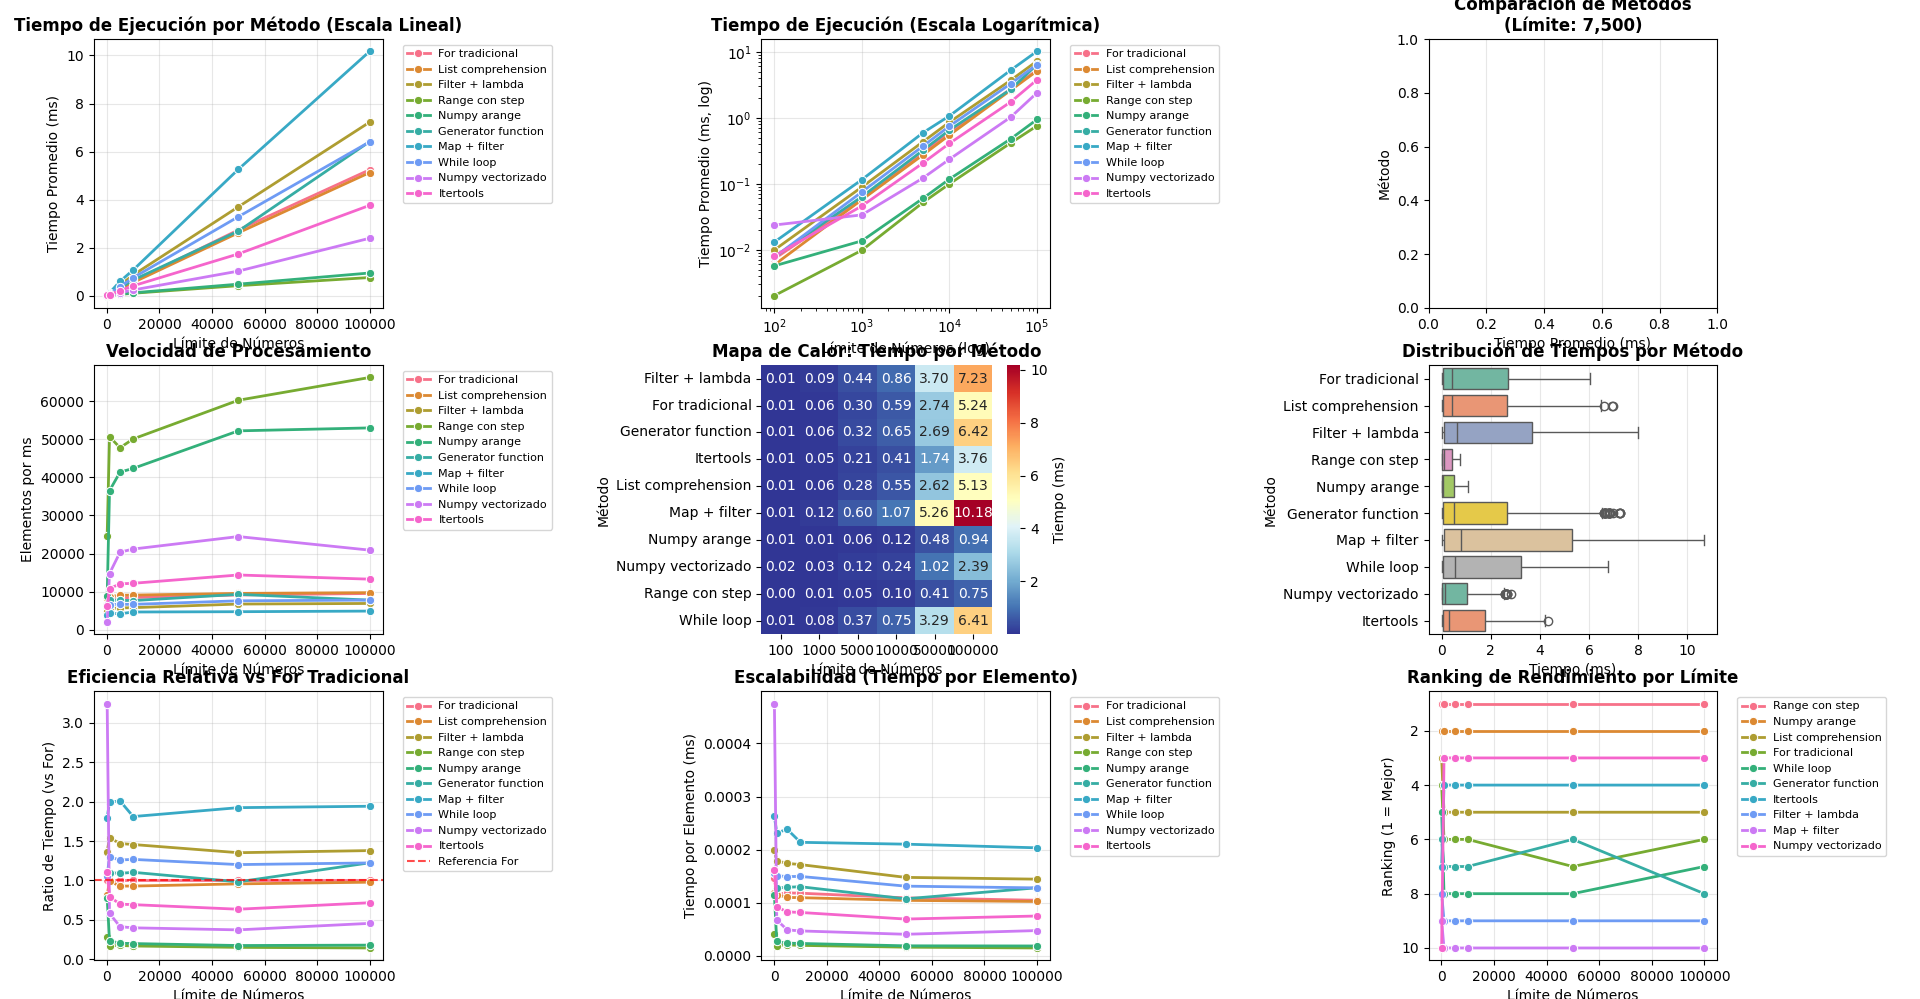

Here is the Python script that generated this plot:
import time
import timeit
import numpy as np
import pandas as pd
import seaborn as sns
import matplotlib.pyplot as plt
from collections import defaultdict
import random

# Configurar estilo para los gráficos
plt.style.use('default')
sns.set_palette("husl")

# Diferentes métodos para generar listas de números pares
def metodo_for_tradicional(limite):
    """Método usando bucle for tradicional"""
    pares = []
    for i in range(limite):
        if i % 2 == 0:
            pares.append(i)
    return pares

def metodo_list_comprehension(limite):
    """Método usando list comprehension"""
    return [i for i in range(limite) if i % 2 == 0]

def metodo_filter(limite):
    """Método usando filter con lambda"""
    return list(filter(lambda x: x % 2 == 0, range(limite)))

def metodo_range_step(limite):
    """Método usando range con step=2 (más eficiente)"""
    return list(range(0, limite, 2))

def metodo_numpy_arange(limite):
    """Método usando numpy arange"""
    return np.arange(0, limite, 2).tolist()

def metodo_generator_function(limite):
    """Método usando función generadora"""
    def generar_pares(n):
        for i in range(n):
            if i % 2 == 0:
                yield i
    return list(generar_pares(limite))

def metodo_map(limite):
    """Método usando map"""
    return list(map(lambda x: x, filter(lambda x: x % 2 == 0, range(limite))))

def metodo_while_loop(limite):
    """Método usando while loop"""
    pares = []
    i = 0
    while i < limite:
        if i % 2 == 0:
            pares.append(i)
        i += 1
    return pares

def metodo_numpy_vectorizado(limite):
    """Método usando operaciones vectorizadas de numpy"""
    arr = np.arange(limite)
    return arr[arr % 2 == 0].tolist()

def metodo_itertools(limite):
    """Método usando itertools"""
    import itertools
    return list(itertools.takewhile(lambda x: x < limite, itertools.count(0, 2)))

def medir_tiempo_ejecucion(metodos, limites, repeticiones=5):
    """
    Mide el tiempo de ejecución de diferentes métodos
    
    Args:
        metodos: Dict con nombre y función de cada método
        limites: Lista de límites para generar números pares
        repeticiones: Número de repeticiones para cada medición
    
    Returns:
        DataFrame con los resultados
    """
    resultados = []
    
    for limite in limites:
        print(f"Midiendo tiempos para límite {limite:,}...")
        
        for nombre_metodo, funcion_metodo in metodos.items():
            tiempos = []
            
            for _ in range(repeticiones):
                # Usar timeit para medición más precisa
                tiempo = timeit.timeit(
                    lambda: funcion_metodo(limite), 
                    number=1
                )
                tiempos.append(tiempo)
            
            tiempo_promedio = np.mean(tiempos)
            tiempo_std = np.std(tiempos)
            
            # Verificar que el resultado sea correcto (solo para el primer método como referencia)
            if nombre_metodo == list(metodos.keys())[0]:
                resultado_referencia = funcion_metodo(limite)
                num_elementos = len(resultado_referencia)
            else:
                try:
                    resultado_actual = funcion_metodo(limite)
                    num_elementos = len(resultado_actual)
                except Exception as e:
                    print(f"Error en {nombre_metodo} con límite {limite}: {e}")
                    continue
            
            resultados.append({
                'Limite': limite,
                'Metodo': nombre_metodo,
                'Tiempo_Promedio_ms': tiempo_promedio * 1000,  # Convertir a ms
                'Tiempo_Std_ms': tiempo_std * 1000,
                'Tiempo_Min_ms': np.min(tiempos) * 1000,
                'Tiempo_Max_ms': np.max(tiempos) * 1000,
                'Elementos_Generados': num_elementos,
                'Velocidad_elementos_por_ms': num_elementos / (tiempo_promedio * 1000) if tiempo_promedio > 0 else 0
            })
    
    return pd.DataFrame(resultados)

def analizar_complejidad(df_resultados):
    """
    Analiza la complejidad temporal de los diferentes métodos
    """
    print("\n🔍 Análisis de Complejidad Temporal:")
    print("=" * 50)
    
    for metodo in df_resultados['Metodo'].unique():
        subset = df_resultados[df_resultados['Metodo'] == metodo].sort_values('Limite')
        
        if len(subset) >= 3:  # Necesitamos al menos 3 puntos para análisis
            limites = subset['Limite'].values
            tiempos = subset['Tiempo_Promedio_ms'].values
            
            # Calcular ratio de crecimiento
            ratios = []
            for i in range(1, len(tiempos)):
                if tiempos[i-1] > 0:
                    ratio = tiempos[i] / tiempos[i-1]
                    limite_ratio = limites[i] / limites[i-1]
                    ratios.append(ratio / limite_ratio)
            
            complejidad_estimada = np.mean(ratios) if ratios else 1.0
            
            if complejidad_estimada < 1.2:
                complejidad_desc = "O(n) - Lineal"
            elif complejidad_estimada < 2.0:
                complejidad_desc = "O(n log n) - Cuasilineal"
            else:
                complejidad_desc = "O(n²) o superior"
            
            print(f"{metodo:20}: {complejidad_desc} (ratio: {complejidad_estimada:.2f})")

def crear_graficos(df_resultados):
    """
    Crea gráficos de comparación usando seaborn
    """
    # Configurar el tamaño de la figura
    plt.figure(figsize=(18, 15))
    
    # Gráfico 1: Tiempo promedio por método y límite (escala lineal)
    plt.subplot(3, 3, 1)
    sns.lineplot(data=df_resultados, x='Limite', y='Tiempo_Promedio_ms', 
                hue='Metodo', marker='o', linewidth=2, markersize=6)
    plt.title('Tiempo de Ejecución por Método (Escala Lineal)', fontsize=12, fontweight='bold')
    plt.xlabel('Límite de Números', fontsize=10)
    plt.ylabel('Tiempo Promedio (ms)', fontsize=10)
    plt.legend(bbox_to_anchor=(1.05, 1), loc='upper left', fontsize=8)
    plt.grid(True, alpha=0.3)
    
    # Gráfico 2: Tiempo promedio por método y límite (escala logarítmica)
    plt.subplot(3, 3, 2)
    sns.lineplot(data=df_resultados, x='Limite', y='Tiempo_Promedio_ms', 
                hue='Metodo', marker='o', linewidth=2, markersize=6)
    plt.yscale('log')
    plt.xscale('log')
    plt.title('Tiempo de Ejecución (Escala Logarítmica)', fontsize=12, fontweight='bold')
    plt.xlabel('Límite de Números (log)', fontsize=10)
    plt.ylabel('Tiempo Promedio (ms, log)', fontsize=10)
    plt.legend(bbox_to_anchor=(1.05, 1), loc='upper left', fontsize=8)
    plt.grid(True, alpha=0.3)
    
    # Gráfico 3: Comparación con barras para un límite específico
    plt.subplot(3, 3, 3)
    limite_medio = df_resultados['Limite'].median()
    df_subset = df_resultados[df_resultados['Limite'] == limite_medio]
    df_subset_sorted = df_subset.sort_values('Tiempo_Promedio_ms')
    
    sns.barplot(data=df_subset_sorted, x='Tiempo_Promedio_ms', y='Metodo', 
               palette='viridis', orient='h')
    plt.title(f'Comparación de Métodos\n(Límite: {int(limite_medio):,})', 
              fontsize=12, fontweight='bold')
    plt.xlabel('Tiempo Promedio (ms)', fontsize=10)
    plt.ylabel('Método', fontsize=10)
    plt.grid(True, alpha=0.3, axis='x')
    
    # Gráfico 4: Velocidad (elementos por milisegundo)
    plt.subplot(3, 3, 4)
    sns.lineplot(data=df_resultados, x='Limite', y='Velocidad_elementos_por_ms', 
                hue='Metodo', marker='o', linewidth=2, markersize=6)
    plt.title('Velocidad de Procesamiento', fontsize=12, fontweight='bold')
    plt.xlabel('Límite de Números', fontsize=10)
    plt.ylabel('Elementos por ms', fontsize=10)
    plt.legend(bbox_to_anchor=(1.05, 1), loc='upper left', fontsize=8)
    plt.grid(True, alpha=0.3)
    
    # Gráfico 5: Heatmap de rendimiento
    plt.subplot(3, 3, 5)
    df_pivot = df_resultados.pivot(index='Metodo', columns='Limite', 
                                  values='Tiempo_Promedio_ms')
    sns.heatmap(df_pivot, annot=True, cmap='RdYlBu_r', fmt='.2f', 
               cbar_kws={'label': 'Tiempo (ms)'})
    plt.title('Mapa de Calor: Tiempo por Método', fontsize=12, fontweight='bold')
    plt.xlabel('Límite de Números', fontsize=10)
    plt.ylabel('Método', fontsize=10)
    
    # Gráfico 6: Boxplot de variabilidad
    plt.subplot(3, 3, 6)
    # Crear datos expandidos para boxplot
    datos_expandidos = []
    for _, row in df_resultados.iterrows():
        if row['Tiempo_Std_ms'] > 0:
            valores = np.random.normal(row['Tiempo_Promedio_ms'], row['Tiempo_Std_ms'], 50)
            for valor in valores:
                datos_expandidos.append({
                    'Metodo': row['Metodo'],
                    'Tiempo_ms': max(0.001, valor)  # Evitar valores negativos o cero
                })
    
    df_expandido = pd.DataFrame(datos_expandidos)
    sns.boxplot(data=df_expandido, y='Metodo', x='Tiempo_ms', palette='Set2', orient='h')
    plt.title('Distribución de Tiempos por Método', fontsize=12, fontweight='bold')
    plt.xlabel('Tiempo (ms)', fontsize=10)
    plt.ylabel('Método', fontsize=10)
    plt.grid(True, alpha=0.3, axis='x')
    
    # Gráfico 7: Eficiencia relativa vs for tradicional
    plt.subplot(3, 3, 7)
    df_for = df_resultados[df_resultados['Metodo'] == 'For tradicional']
    df_ratio = df_resultados.copy()
    
    for limite in df_resultados['Limite'].unique():
        tiempo_for = df_for[df_for['Limite'] == limite]['Tiempo_Promedio_ms']
        if not tiempo_for.empty:
            tiempo_for = tiempo_for.iloc[0]
            mask = df_ratio['Limite'] == limite
            df_ratio.loc[mask, 'Ratio_vs_for'] = df_ratio.loc[mask, 'Tiempo_Promedio_ms'] / tiempo_for
    
    sns.lineplot(data=df_ratio, x='Limite', y='Ratio_vs_for', 
                hue='Metodo', marker='o', linewidth=2)
    plt.axhline(y=1, color='red', linestyle='--', alpha=0.7, label='Referencia For')
    plt.title('Eficiencia Relativa vs For Tradicional', fontsize=12, fontweight='bold')
    plt.xlabel('Límite de Números', fontsize=10)
    plt.ylabel('Ratio de Tiempo (vs For)', fontsize=10)
    plt.legend(bbox_to_anchor=(1.05, 1), loc='upper left', fontsize=8)
    plt.grid(True, alpha=0.3)
    
    # Gráfico 8: Escalabilidad (tiempo por elemento)
    plt.subplot(3, 3, 8)
    df_resultados_copia = df_resultados.copy()
    df_resultados_copia['Tiempo_por_elemento'] = df_resultados_copia['Tiempo_Promedio_ms'] / df_resultados_copia['Elementos_Generados']
    
    sns.lineplot(data=df_resultados_copia, x='Limite', y='Tiempo_por_elemento', 
                hue='Metodo', marker='o', linewidth=2, markersize=6)
    plt.title('Escalabilidad (Tiempo por Elemento)', fontsize=12, fontweight='bold')
    plt.xlabel('Límite de Números', fontsize=10)
    plt.ylabel('Tiempo por Elemento (ms)', fontsize=10)
    plt.legend(bbox_to_anchor=(1.05, 1), loc='upper left', fontsize=8)
    plt.grid(True, alpha=0.3)
    
    # Gráfico 9: Ranking de métodos por límite
    plt.subplot(3, 3, 9)
    rankings = []
    for limite in df_resultados['Limite'].unique():
        subset = df_resultados[df_resultados['Limite'] == limite].sort_values('Tiempo_Promedio_ms')
        for rank, (_, row) in enumerate(subset.iterrows(), 1):
            rankings.append({
                'Limite': limite,
                'Metodo': row['Metodo'],
                'Ranking': rank
            })
    
    df_rankings = pd.DataFrame(rankings)
    sns.lineplot(data=df_rankings, x='Limite', y='Ranking', 
                hue='Metodo', marker='o', linewidth=2, markersize=6)
    plt.title('Ranking de Rendimiento por Límite', fontsize=12, fontweight='bold')
    plt.xlabel('Límite de Números', fontsize=10)
    plt.ylabel('Ranking (1 = Mejor)', fontsize=10)
    plt.legend(bbox_to_anchor=(1.05, 1), loc='upper left', fontsize=8)
    plt.gca().invert_yaxis()  # Invertir para que 1 esté arriba
    plt.grid(True, alpha=0.3)
    
    plt.tight_layout()
    plt.show()

def main():
    """Función principal que ejecuta toda la comparación"""
    print("🔍 Iniciando comparación de métodos para generar listas de números pares...")
    
    # Definir los métodos a comparar
    metodos = {
        'For tradicional': metodo_for_tradicional,
        'List comprehension': metodo_list_comprehension,
        'Filter + lambda': metodo_filter,
        'Range con step': metodo_range_step,
        'Numpy arange': metodo_numpy_arange,
        'Generator function': metodo_generator_function,
        'Map + filter': metodo_map,
        'While loop': metodo_while_loop,
        'Numpy vectorizado': metodo_numpy_vectorizado,
        'Itertools': metodo_itertools
    }
    
    # Definir diferentes límites para probar
    limites = [100, 1000, 5000, 10000, 50000, 100000]
    
    print("⏱️ Midiendo tiempos de ejecución...")
    df_resultados = medir_tiempo_ejecucion(metodos, limites, repeticiones=3)
    
    # Análisis de resultados
    print("\n📊 Resultados de la comparación:")
    print("=" * 60)
    resumen = df_resultados.groupby('Metodo').agg({
        'Tiempo_Promedio_ms': ['mean', 'min', 'max'],
        'Velocidad_elementos_por_ms': 'mean'
    }).round(4)
    print(resumen)
    
    print("\n🏆 Método más rápido por límite:")
    for limite in limites:
        subset = df_resultados[df_resultados['Limite'] == limite]
        if not subset.empty:
            mas_rapido = subset.loc[subset['Tiempo_Promedio_ms'].idxmin()]
            print(f"  Límite {limite:,}: {mas_rapido['Metodo']} "
                  f"({mas_rapido['Tiempo_Promedio_ms']:.4f} ms)")
    
    print("\n🥇 Ranking general de métodos (por tiempo promedio):")
    ranking_general = df_resultados.groupby('Metodo')['Tiempo_Promedio_ms'].mean().sort_values()
    for i, (metodo, tiempo) in enumerate(ranking_general.items(), 1):
        print(f"  {i}. {metodo}: {tiempo:.4f} ms promedio")
    
    # Análisis de complejidad
    analizar_complejidad(df_resultados)
    
    print("\n📈 Generando gráficos...")
    crear_graficos(df_resultados)
    
    print("\n✅ Análisis completado!")
    print("\n💡 Observaciones clave:")
    print("- 'Range con step' debería ser el más eficiente (evita verificar paridad)")
    print("- 'List comprehension' suele ser más rápido que bucles tradicionales")
    print("- Métodos de numpy pueden ser más lentos para datos pequeños debido al overhead")
    print("- La eficiencia puede variar según el tamaño de los datos")
    
    return df_resultados

if __name__ == "__main__":
    # Ejecutar el análisis completo
    resultados = main()
